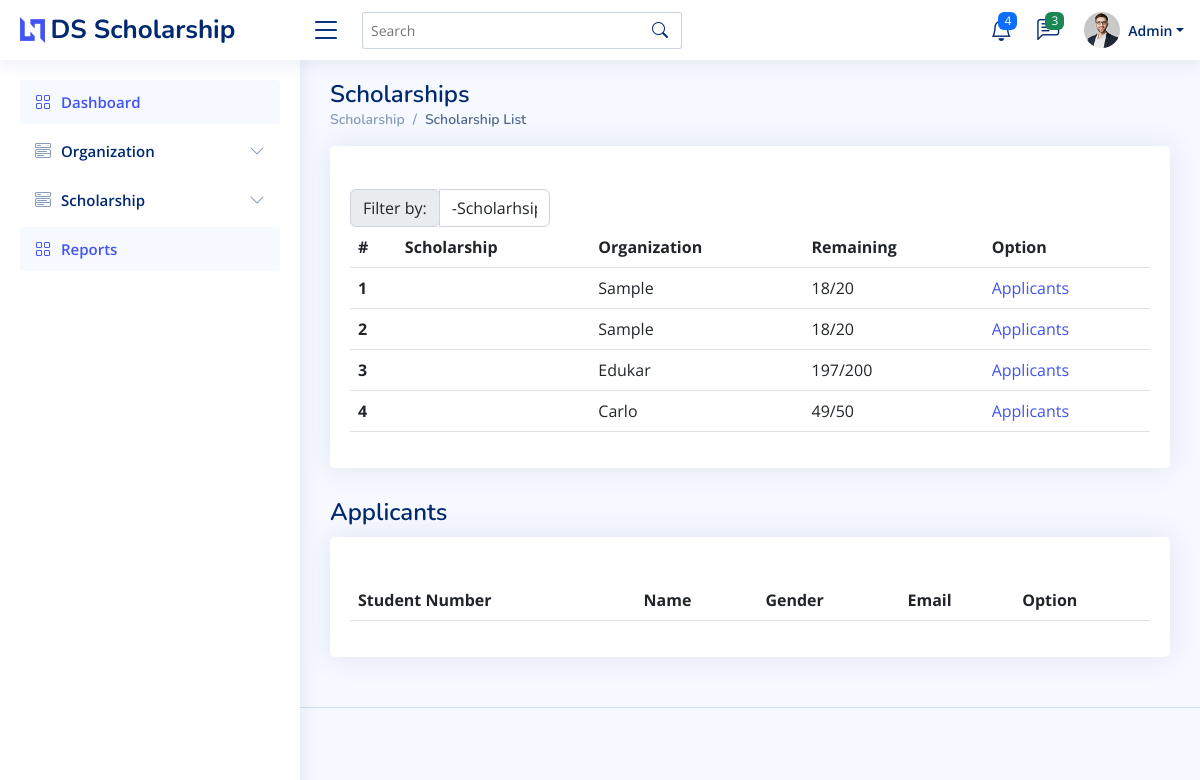
The app's page /admin/list-scholarship.php (signed in), older data.
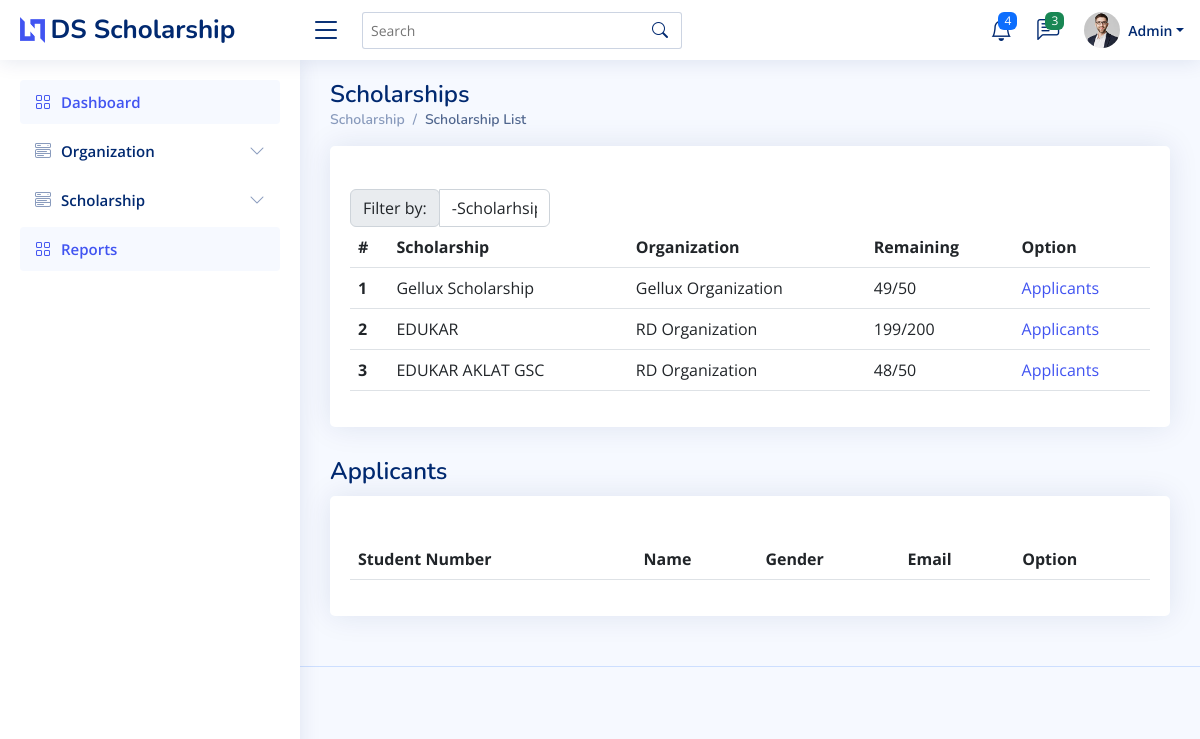
The same page, newer data.
### tables this page shows
CREATE TABLE `tbl_scholarship` (
  `scholarshipID` varchar(100) NOT NULL,
  `orgID` varchar(100) DEFAULT NULL,
  `scholarshipname` text NOT NULL,
  `description` text NOT NULL,
  `req` text NOT NULL,
  `applicant_limit` text NOT NULL,
  `status` int(11) NOT NULL,
  `queue` int(11) NOT NULL,
  `stype_id` int(11) DEFAULT NULL
);

CREATE TABLE `tbl_organization` (
  `orgID` varchar(100) NOT NULL,
  `userID` text NOT NULL,
  `name` text NOT NULL,
  `company` text NOT NULL,
  `email` text NOT NULL,
  `proofsID` text NOT NULL,
  `status` int(11) NOT NULL,
  `profile` varchar(255) NOT NULL
);

### admin/list-scholarship.php (the view, shortened to what the changed rows need)
<!DOCTYPE html>
<html lang="en">
<head>
  <link href="../assets/vendor/bootstrap/css/bootstrap.min.css" rel="stylesheet">
  <link href="../assets/vendor/bootstrap-icons/bootstrap-icons.css" rel="stylesheet">
  <link href="../assets/vendor/boxicons/css/boxicons.min.css" rel="stylesheet">
  <link href="../assets/vendor/quill/quill.snow.css" rel="stylesheet">
  <link href="../assets/vendor/quill/quill.bubble.css" rel="stylesheet">
  <link href="../assets/vendor/remixicon/remixicon.css" rel="stylesheet">
  <link href="../assets/vendor/simple-datatables/style.css" rel="stylesheet">
  <link href="../assets/css/style.css" rel="stylesheet">
</head>
<body>
  <main id="main" class="main">
    <div class="pagetitle">
      <h1>Scholarships</h1>
    </div>
    <div class="containeradd">
      <div class="card">
        <div class="card-body">
          <table class="table">
            <thead>
              <tr>
                <th scope="col">#</th>
                <th scope="col">Scholarship</th>
                <th scope="col">Organization</th>
                <th scope="col">Remaining</th>
                <th scope="col">Option</th>
              </tr>
            </thead>
            <tbody>
              <?php
                require '../conn.php';
                $checkorg = "SELECT *, tbl_scholarship.status AS 'stat'  FROM `tbl_scholarship` INNER JOIN tbl_organization ON tbl_scholarship.orgID = tbl_organization.orgID INNER JOIN tbl_stype ON tbl_stype.stype_id = tbl_scholarship.stype_id";
                $checkorgq = mysqli_query($conn, $checkorg);
                $count = 0;
                while($roworg = mysqli_fetch_array($checkorgq)){
                  $sid = $roworg['scholarshipID'];
                  $countsc = "SELECT COUNT(*) FROM `tbl_scholars` WHERE tbl_scholars.scholarshipID = '$sid' ";
                  $countscq = mysqli_query($conn, $countsc);
                  $countscrow = mysqli_fetch_array($countscq);
                  ++$count;
              ?>
              <tr>
                <th scope="row"><?php echo $count ?></th>
                <td><?php echo ucfirst($roworg['scholarshipname'])?></td>
                <td><?php echo ucfirst($roworg['name'])?></td>
                <td><?php echo ucfirst($roworg['applicant_limit'] - $countscrow['COUNT(*)'] ."/". ucfirst($roworg['applicant_limit']))?></td>
                <td><a href="?sid=<?php echo $sid?>">Applicants</a></td>
              </tr>
              <?php
                }
              ?>
            </tbody>
          </table>
        </div>
      </div>
        </div>
    <div class="pagetitle">
        <h1>Applicants</h1>
      </div>
      <div class="card">
        <div class="card-body">
          <table class="table">
            <thead>
              <tr>
                <th scope="col">Student Number</th>
                <th scope="col">Name</th>
                <th scope="col">Gender</th>
                <th scope="col">Email</th>
                <th scope="col">Option</th>
              </tr>
            </thead>
          </table>
        </div>
      </div>
  </main>
</body>
</html>

Row changes from the older to the newer data that the page shows:
removed tbl_scholarship: orgID.name "Sample", applicant_limit "18/20"
removed tbl_scholarship: orgID.name "Sample", applicant_limit "18/20"
removed tbl_scholarship: orgID.name "Edukar", applicant_limit "197/200"
removed tbl_scholarship: orgID.name "Carlo", applicant_limit "49/50"
added tbl_scholarship: scholarshipname "Gellux Scholarship", orgID.name "Gellux Organization", applicant_limit "49/50"
added tbl_scholarship: scholarshipname "EDUKAR", orgID.name "RD Organization", applicant_limit "199/200"
added tbl_scholarship: scholarshipname "EDUKAR AKLAT GSC", orgID.name "RD Organization", applicant_limit "48/50"
